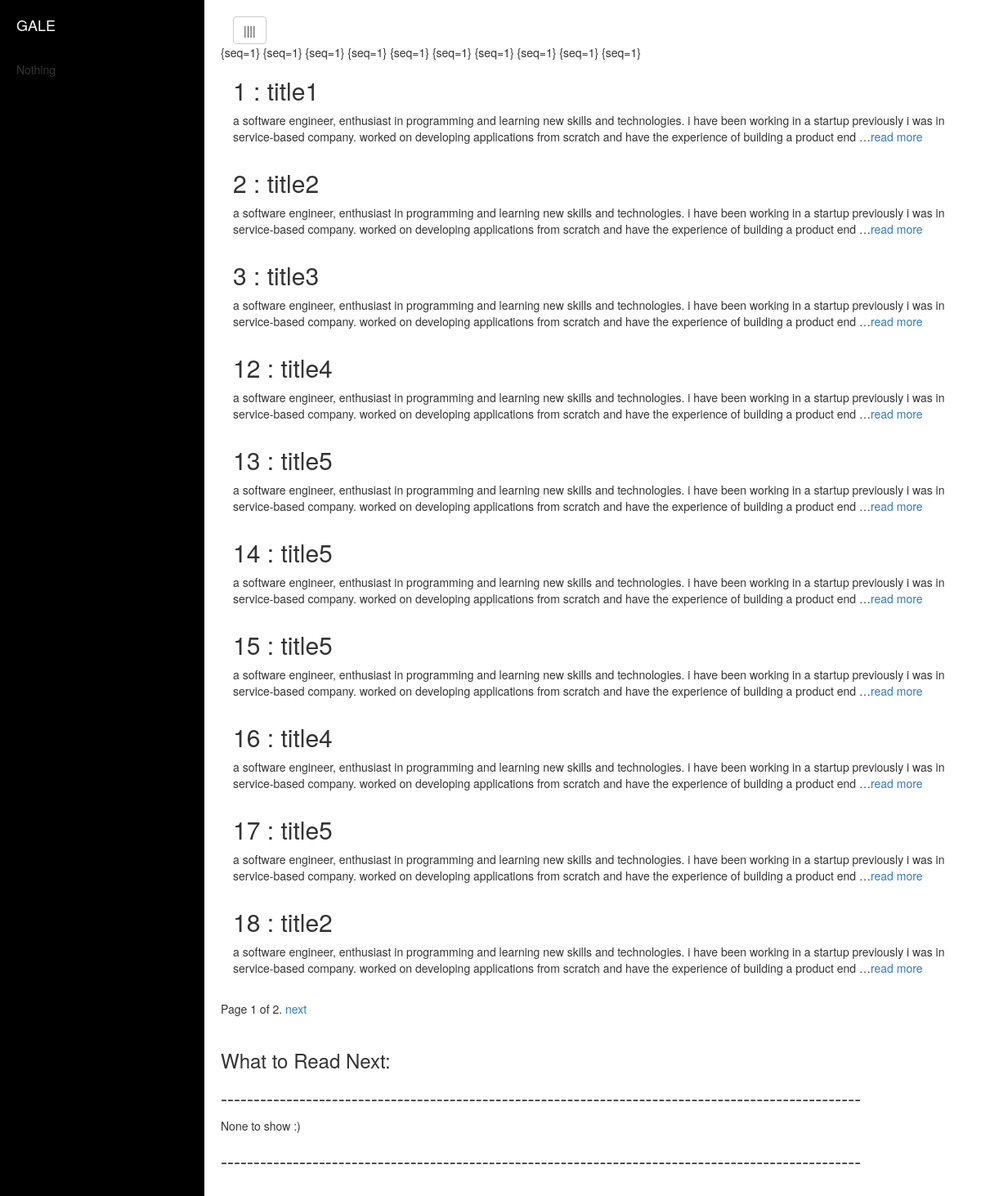
The app's page /articles/ with its own data.
### articles/models.py (models this page shows, shortened)
class Article(TimeStampedModel):
    title = models.CharField(max_length=200)
    author = models.CharField(max_length=200)
    category = models.CharField(max_length=100)
    body = models.TextField()
    pub_date = models.DateTimeField(default=datetime.now)
    hero_image = models.ImageField(upload_to='pic_folder/')
    additional_image = models.ImageField(upload_to='pic_folder/')
    class Meta:
        db_table = 'article'

### articles/views.py (the view)
# urls.py: url(r'^articles/$', ArticleList.as_view(), name='article-list'),
class ArticleList(ListView):
    model = Article
    template_name = 'articles.html'
    context_object_name = "articles"
    paginate_by = 10
    def get_context_data(self, **kwargs):
        context = super(ArticleList, self).get_context_data(**kwargs)
        read_list = list(Article.objects.all())
        random.shuffle(read_list)
        context['read_more'] = read_list[:4]
        return context

### templates/articles.html (shortened to what this page needs)
{% load staticfiles %}
<!DOCTYPE html>
<html lang="en">
<head>
    <link href="{% static "css/simple-sidebar.css" %}" rel="stylesheet">
    <link href="{% static "css/bootstrap.min.css" %}" rel="stylesheet">
</head>
<body>
<div id="wrapper">
    <div id="sidebar-wrapper">
        <ul class="sidebar-nav">
            <li class="sidebar-brand">
                <a href="/articles?page=1">
                    GALE
                </a>
            </li>
            <li>
                {% if read_more.count > 0 %}
                    {% for read in read_more %}
                        &nbsp;&nbsp;<a href="/article/{{ read.id }}/"><img src="{{ MEDIA_URL }}{{ read.hero_image }}" width="40"
                                                               height="50"/></a>&nbsp;&nbsp;
                    {% endfor %}
                {% else %}
                    Nothing</p>
                {% endif %}
            </li>
        </ul>
    </div>
    <div id="page-content-wrapper">
        <div class="container-fluid">
            <a href="#menu-toggle" class="btn btn-default" id="menu-toggle">||||</a>
            <div class="row">
                {% if articles.count > 0 %}
                    {% for article in articles %}
                        {seq=1}
                        <div class="col-lg-12">
                            <h2>{{ article.id }} : {{ article.title }}</h2>
                            <p>{{ article.body|lower|truncatewords:"40" }}<a href="/article/{{ article.id }}/">read
                                more</a></p>
                        </div>
                    {% endfor %}
                {% else %}
                    <div class="col-lg-12">
                        <p>None to show :)</p>
                    </div>
                {% endif %}
            </div>
        </div>
        <div class="pagination">
        <span class="step-links">
            <span class="current">
                Page {{ page_obj.number }} of {{ page_obj.paginator.num_pages }}.
            </span>
            {% if page_obj.has_next %}
                <a href="?page={{ page_obj.next_page_number }}">next</a>
            {% endif %}
        </span>
        </div>
        <div>
            <h3>What to Read Next: </h3>
            <h3>--------------------------------------------------------------------------------------------------</h3>
            {% if read_more.count > 0 %}
                <p>{% for read in read_more %}
                    <a href="/article/{{ read.id }}/"><img src="{{ MEDIA_URL }}{{ read.hero_image }}" width="60"
                                                           height="60"/></a>
                {% endfor %}</p>
            {% else %}
                <p>None to show :)</p>
            {% endif %}
            <h3>--------------------------------------------------------------------------------------------------</h3>
        </div>
    </div>
</div>
</body>
</html>

### static/css/simple-sidebar.css (style rules this page uses)
body { overflow-x: hidden; }
#wrapper { padding-left: 0; -webkit-transition: all 0.5s ease; -moz-transition: all 0.5s ease; -o-transition: all 0.5s ease; transition: all 0.5s ease; }
#sidebar-wrapper { z-index: 1000; position: fixed; left: 250px; width: 0; height: 100%; margin-left: -250px; overflow-y: auto; background: #000; -webkit-transition: all 0.5s ease; -moz-transition: all 0.5s ease; -o-transition: all 0.5s ease; transition: all 0.5s ease; }
#page-content-wrapper { width: 100%; position: absolute; padding: 15px; }
.sidebar-nav { position: absolute; top: 0; width: 250px; margin: 0; padding: 0; list-style: none; }
.sidebar-nav li { text-indent: 20px; line-height: 40px; }
.sidebar-nav li a { display: block; text-decoration: none; color: #999999; }
.sidebar-nav > .sidebar-brand { height: 65px; font-size: 18px; line-height: 60px; }
.sidebar-nav > .sidebar-brand a { color: #999999; }
@media (min-width:768px) { #wrapper { padding-left: 250px; } }
@media (min-width:768px) { #sidebar-wrapper { width: 250px; } }
@media (min-width:768px) { #page-content-wrapper { padding: 20px; position: relative; } }

### records on screen
Article: id "1", title "title1", body "a software engineer, enthusiast in programming and learning new skills and technologies. i have been working in a startup previously i was in service-based company. worked on developing applications from scratch and have the experience of building a product end …"
Article: id "2", title "title2", body "a software engineer, enthusiast in programming and learning new skills and technologies. i have been working in a startup previously i was in service-based company. worked on developing applications from scratch and have the experience of building a product end …"
Article: id "3", title "title3", body "a software engineer, enthusiast in programming and learning new skills and technologies. i have been working in a startup previously i was in service-based company. worked on developing applications from scratch and have the experience of building a product end …"
Article: id "12", title "title4", body "a software engineer, enthusiast in programming and learning new skills and technologies. i have been working in a startup previously i was in service-based company. worked on developing applications from scratch and have the experience of building a product end …"
Article: id "13", title "title5", body "a software engineer, enthusiast in programming and learning new skills and technologies. i have been working in a startup previously i was in service-based company. worked on developing applications from scratch and have the experience of building a product end …"
Article: id "14", title "title5", body "a software engineer, enthusiast in programming and learning new skills and technologies. i have been working in a startup previously i was in service-based company. worked on developing applications from scratch and have the experience of building a product end …"
Article: id "15", title "title5", body "a software engineer, enthusiast in programming and learning new skills and technologies. i have been working in a startup previously i was in service-based company. worked on developing applications from scratch and have the experience of building a product end …"
Article: id "16", title "title4", body "a software engineer, enthusiast in programming and learning new skills and technologies. i have been working in a startup previously i was in service-based company. worked on developing applications from scratch and have the experience of building a product end …"
Article: id "17", title "title5", body "a software engineer, enthusiast in programming and learning new skills and technologies. i have been working in a startup previously i was in service-based company. worked on developing applications from scratch and have the experience of building a product end …"
Article: id "18", title "title2", body "a software engineer, enthusiast in programming and learning new skills and technologies. i have been working in a startup previously i was in service-based company. worked on developing applications from scratch and have the experience of building a product end …"

### other values on screen
{{ page_obj.number }} "1"
{{ page_obj.paginator.num_pages }} "2"
